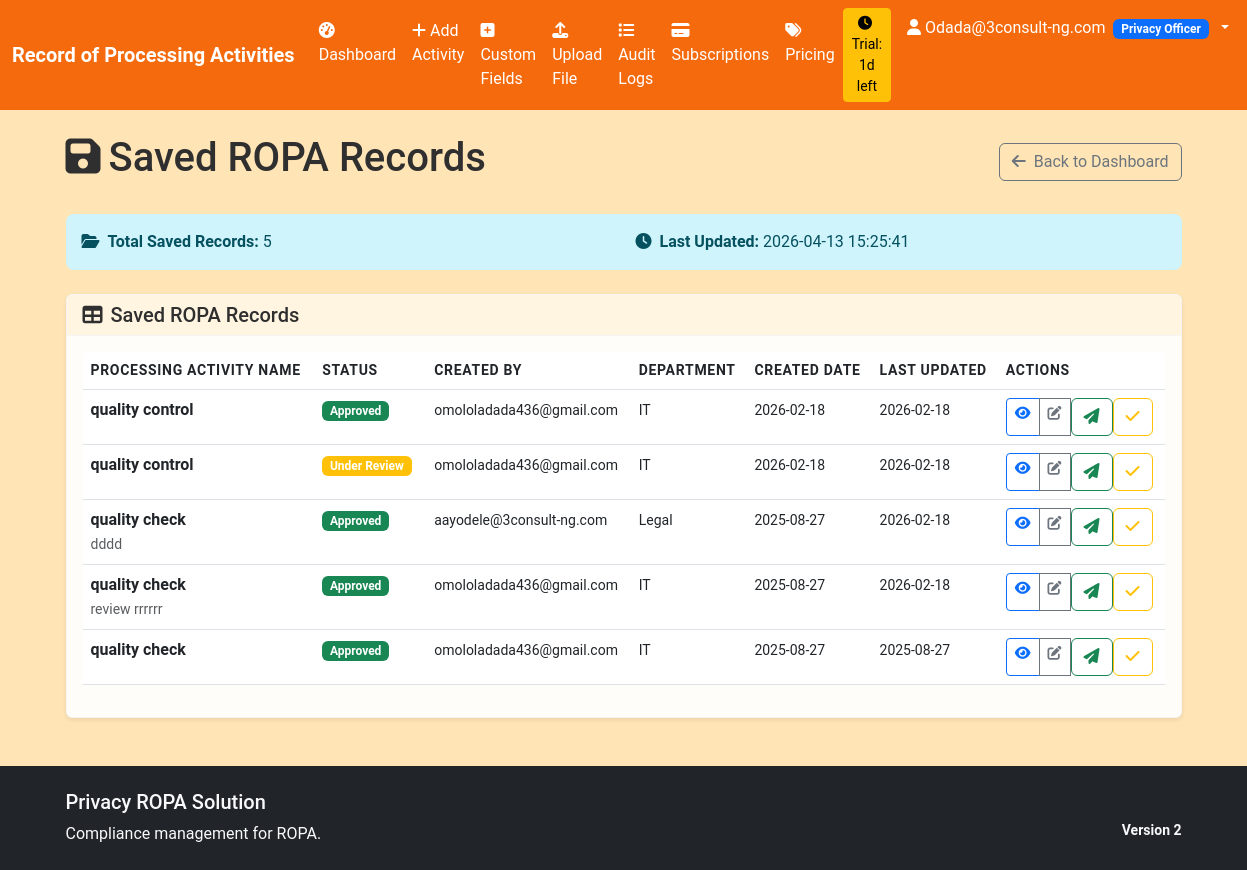
The page /view-saved-ropa (signed in) on the database as committed earlier.
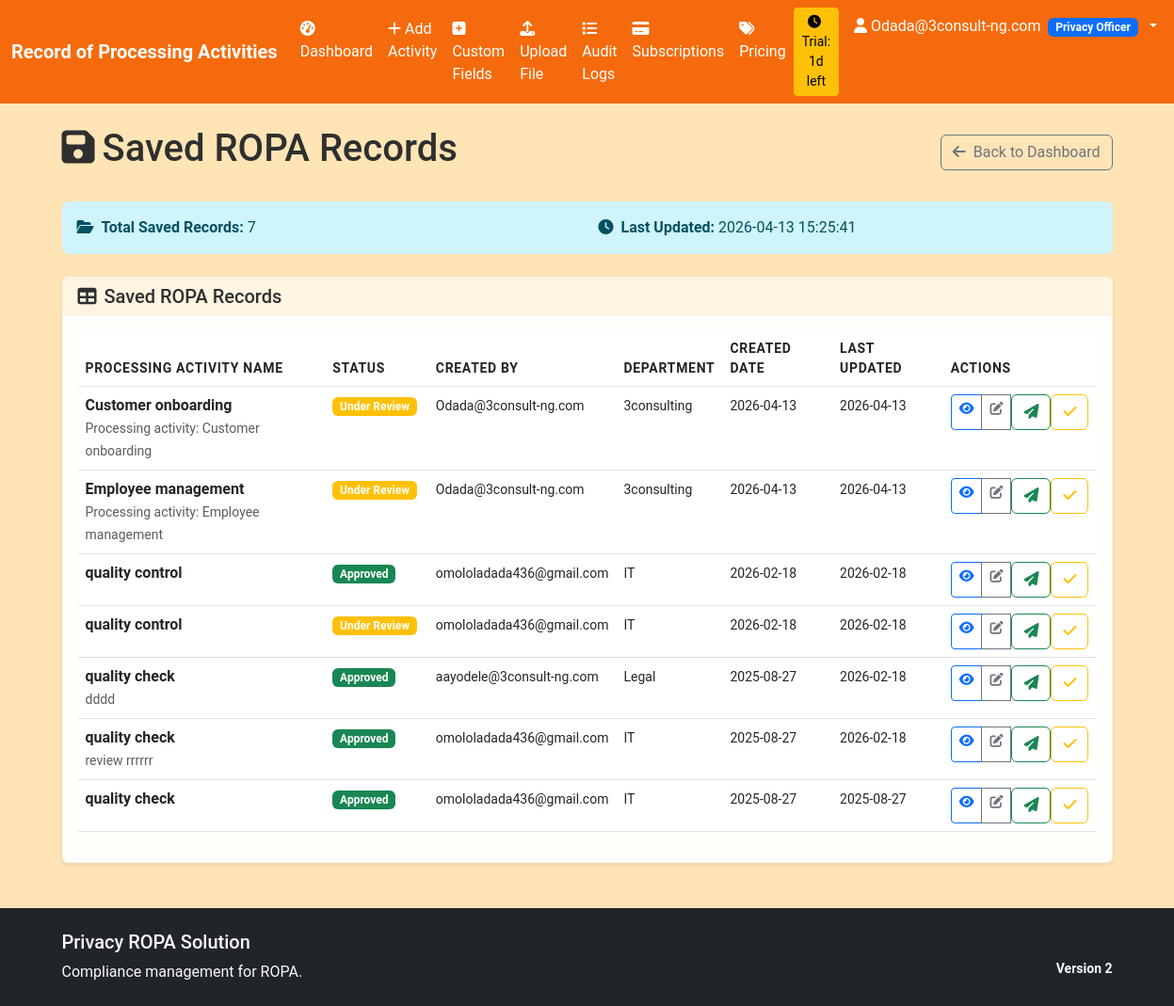
The same page on the database as committed later.
### models.py (models this page shows)
class ROPARecord(db.Model):
    __tablename__ = 'ropa_records'
    __table_args__ = {'extend_existing': True}
    id = db.Column(Integer, primary_key=True)
    processing_activity_name = db.Column(String(200), nullable=False)
    category = db.Column(String(100))
    description = db.Column(Text)
    department_function = db.Column(String(100))
    controller_name = db.Column(String(200))
    controller_contact = db.Column(String(200))
    controller_address = db.Column(Text)
    dpo_name = db.Column(String(200))
    dpo_contact = db.Column(String(200))
    dpo_address = db.Column(Text)
    processor_name = db.Column(String(200))
    processor_contact = db.Column(String(200))
    processor_address = db.Column(Text)
    representative_name = db.Column(String(200))
    representative_contact = db.Column(String(200))
    representative_address = db.Column(Text)
    processing_purpose = db.Column(Text)
    legal_basis = db.Column(String(200))
    legitimate_interests = db.Column(Text)
    data_categories = db.Column(Text)
    special_categories = db.Column(Text)
    data_subjects = db.Column(Text)
    recipients = db.Column(Text)
    third_country_transfers = db.Column(Text)
    safeguards = db.Column(Text)
    retention_period = db.Column(String(100))
    deletion_procedures = db.Column(Text)
    security_measures = db.Column(Text)
    breach_likelihood = db.Column(String(50))
    breach_impact = db.Column(String(50))
    risk_level = db.Column(String(50))
    dpia_required = db.Column(Boolean, default=False)
    dpia_outcome = db.Column(Text)
    status = db.Column(String(50), default='Draft')
    created_by = db.Column(Integer, db.ForeignKey('users.id'), nullable=False)
    created_at = db.Column(DateTime, default=datetime.utcnow)
    updated_at = db.Column(DateTime, default=datetime.utcnow, onupdate=datetime.utcnow)
    reviewed_by = db.Column(Integer, db.ForeignKey('users.id'))
    reviewed_at = db.Column(DateTime)
    review_comments = db.Column(Text)

class User(UserMixin, db.Model):
    __tablename__ = 'users'
    id = db.Column(Integer, primary_key=True)
    email = db.Column(String(120), unique=True, nullable=False)
    password_hash = db.Column(String(256), nullable=False)
    role = db.Column(String(50), nullable=False, default='Privacy Champion')
    department = db.Column(String(100))
    created_at = db.Column(DateTime, default=datetime.utcnow)
    last_login = db.Column(DateTime)
    reset_token = db.Column(String(256), nullable=True)
    reset_token_expires = db.Column(DateTime, nullable=True)
    subscription_tier = db.Column(String(50), nullable=False, default='trial')
    trial_start_date = db.Column(DateTime, default=datetime.utcnow)
    subscription_start_date = db.Column(DateTime, nullable=True)
    subscription_end_date = db.Column(DateTime, nullable=True)
    ropa_records = db.relationship('ROPARecord', foreign_keys='ROPARecord.created_by', backref='creator', lazy=True)

### app.py (the view)
@app.route('/view-saved-ropa')
@login_required
def view_saved_ropa():
    if current_user.role != 'Privacy Officer':
        abort(403)
    try:
        saved_records = models.ROPARecord.query.order_by(models.ROPARecord.updated_at.desc()).all()
        log_audit_event('View Saved ROPA', current_user.email, 'Viewed saved ROPA records')
        return render_template('view_saved_ropa.html',
                             saved_records=saved_records,
                             total_saved=len(saved_records),
                             current_time=datetime.now().strftime('%Y-%m-%d %H:%M:%S'))
    except Exception as e:
        flash(f'Error loading saved ROPA records: {str(e)}', 'error')
        return redirect(url_for('privacy_officer_dashboard'))

### app.py (called while the page is built, shortened)
@login_manager.user_loader
def load_user(user_id):
    return models.User.query.get(int(user_id))

@app.context_processor
def inject_subscription():
    if current_user.is_authenticated:
        tier = get_user_effective_tier(current_user)
        config = get_tier_config(tier)
        trial_days = get_trial_days_remaining(current_user)
        unread_notifications = 0
        return dict(
            sub_tier=tier,
            sub_config=config,
            sub_trial_days=trial_days,
            unread_notifications=unread_notifications,
            now_date=datetime.utcnow(),
        )
    return dict(sub_tier=None, sub_config={}, sub_trial_days=None, unread_notifications=0, now_date=datetime.utcnow())

### audit_logger.py (called while the page is built)
def get_client_ip():
    if not request:
        return 'System'
    forwarded_ips = request.headers.get('X-Forwarded-For')
    if forwarded_ips:
        return forwarded_ips.split(',')[0].strip()
    real_ip = request.headers.get('X-Real-IP')
    if real_ip:
        return real_ip
    return request.remote_addr or 'Unknown'

### subscription.py (called while the page is built, shortened)
def get_tier_config(tier):
    return TIER_CONFIG.get(tier, TIER_CONFIG['trial'])

### templates/view_saved_ropa.html (shortened to what the changed rows need)
{% extends "base.html" %}
{% block content %}
<div class="d-flex justify-content-between align-items-center mb-4">
    <h1><i class="fas fa-save me-2"></i>Saved ROPA Records</h1>
</div>
<div class="alert alert-info mb-4">
    <div class="row">
        <div class="col-md-6">
            <strong><i class="fas fa-folder-open me-2"></i>Total Saved Records:</strong> {{ total_saved }}
        </div>
        <div class="col-md-6">
            <strong><i class="fas fa-clock me-2"></i>Last Updated:</strong> {{ current_time }}
        </div>
    </div>
</div>
{% if saved_records %}
<div class="card">
    <div class="card-body">
        <div class="table-responsive">
            <table class="table table-hover">
                <thead>
                    <tr>
                        <th>Processing Activity Name</th>
                        <th>Status</th>
                        <th>Created By</th>
                        <th>Department</th>
                        <th>Created Date</th>
                        <th>Last Updated</th>
                        <th>Actions</th>
                    </tr>
                </thead>
                <tbody>
                    {% for record in saved_records %}
                    <tr>
                        <td>
                            <strong>{{ record.processing_activity_name }}</strong>
                            <br><small class="text-muted">{{ record.description[:60] }}{% if record.description|length > 60 %}...{% endif %}</small>
                        </td>
                        <td>
                            {% set status_class = 'secondary' %}
                            {% if record.status == 'Under Review' %}
                                {% set status_class = 'warning' %}
                            {% elif record.status == 'Approved' %}
                                {% set status_class = 'success' %}
                            {% elif record.status == 'Draft' %}
                                {% set status_class = 'info' %}
                            {% elif record.status == 'Rejected' %}
                                {% set status_class = 'danger' %}
                            {% endif %}
                            <span class="badge bg-{{ status_class }}">{{ record.status or 'Unknown' }}</span>
                        </td>
                        <td>
                            {% set creator = record.creator if record.creator else None %}
                            <small>{{ creator.email if creator else 'System Upload' }}</small>
                        </td>
                        <td>
                            <small>{{ record.department_function or 'N/A' }}</small>
                        </td>
                        <td>
                            <small>{{ record.created_at.strftime('%Y-%m-%d') if record.created_at else 'N/A' }}</small>
                        </td>
                        <td>
                            <small>{{ record.updated_at.strftime('%Y-%m-%d') if record.updated_at else 'N/A' }}</small>
                        </td>
                        <td>
                            <div class="btn-group btn-group-sm" role="group">
                                <a href="{{ url_for('view_activity', record_id=record.id) }}" class="btn btn-outline-primary" title="View">
                                    <i class="fas fa-eye"></i>
                                </a>
                                <a href="{{ url_for('edit_activity', record_id=record.id) }}" class="btn btn-outline-secondary" title="Edit">
                                    <i class="fas fa-edit"></i>
                                </a>
                                <form method="POST" action="{{ url_for('update_status', record_id=record.id, status='Under Review') }}" style="display: inline;">
                                    <button type="submit" class="btn btn-outline-success" title="Submit for Review" onclick="return confirm('Submit this record for review?')">
                                        <i class="fas fa-paper-plane"></i>
                                    </button>
                                </form>
                                <form method="POST" action="{{ url_for('update_status', record_id=record.id, status='Approved') }}" style="display: inline;">
                                    <button type="submit" class="btn btn-outline-warning" title="Approve" onclick="return confirm('Approve this record?')">
                                        <i class="fas fa-check"></i>
                                    </button>
                                </form>
                            </div>
                        </td>
                    </tr>
                    {% endfor %}
                </tbody>
            </table>
        </div>
    </div>
</div>
{% endif %}
{% endblock %}

### templates/base.html (shortened to what the changed rows need)
<!DOCTYPE html>
<html lang="en" data-bs-theme="light">
<head>
    <link href="https://cdn.jsdelivr.net/npm/bootstrap@5.3.0/dist/css/bootstrap.min.css" rel="stylesheet">
    <link href="https://cdnjs.cloudflare.com/ajax/libs/font-awesome/6.4.0/css/all.min.css" rel="stylesheet">
    <link href="{{ url_for('static', filename='css/custom.css') }}" rel="stylesheet">
</head>
<body>
    <nav class="navbar navbar-expand-lg navbar-dark bg-primary">
        <div class="container-fluid">
            {% if current_user.is_authenticated %}
            <div class="collapse navbar-collapse" id="navbarNav">
                <ul class="navbar-nav me-auto">
                    <li class="nav-item">
                        <a class="nav-link" href="{{ url_for('index') }}">
                            <i class="fas fa-tachometer-alt me-1"></i>Dashboard
                        </a>
                    </li>
                    <li class="nav-item">
                        <a class="nav-link" href="{{ url_for('add_activity') }}">
                            <i class="fas fa-plus me-1"></i>Add Activity
                        </a>
                    </li>
                    <li class="nav-item">
                        <a class="nav-link" href="{{ url_for('custom_tabs') }}">
                            <i class="fas fa-plus-square me-1"></i>Custom Fields
                        </a>
                    </li>
                    {% if current_user.role == 'Privacy Officer' %}
                    <li class="nav-item">
                        <a class="nav-link" href="{{ url_for('upload_file') }}">
                            <i class="fas fa-upload me-1"></i>Upload File
                        </a>
                    </li>
                    <li class="nav-item">
                        <a class="nav-link" href="{{ url_for('audit_logs') }}">
                            <i class="fas fa-list me-1"></i>Audit Logs
                        </a>
                    </li>
                    <li class="nav-item">
                        <a class="nav-link" href="{{ url_for('subscription') }}">
                            <i class="fas fa-credit-card me-1"></i>Subscriptions
                        </a>
                    </li>
                    {% endif %}
                    <li class="nav-item">
                        <a class="nav-link" href="{{ url_for('pricing') }}">
                            <i class="fas fa-tags me-1"></i>Pricing
                        </a>
                    </li>
                </ul>
                <ul class="navbar-nav">
                    {% if sub_tier == 'trial' and sub_trial_days is not none %}
                    <li class="nav-item d-flex align-items-center me-2">
                        <a href="{{ url_for('pricing') }}" class="btn btn-sm btn-warning">
                            <i class="fas fa-clock me-1"></i>Trial: {{ sub_trial_days }}d left
                        </a>
                    </li>
                    {% elif sub_tier == 'expired' %}
                    <li class="nav-item d-flex align-items-center me-2">
                        <a href="{{ url_for('pricing') }}" class="btn btn-sm btn-danger">
                            <i class="fas fa-exclamation-circle me-1"></i>Trial Expired – Upgrade
                        </a>
                    </li>
                    {% elif sub_tier %}
                    <li class="nav-item d-flex align-items-center me-2">
                        <span class="badge bg-{{ sub_config.get('color', 'secondary') }} fs-6 px-3 py-2">
                            <i class="fas fa-star me-1"></i>{{ sub_config.get('name', sub_tier|title) }}
                        </span>
                    </li>
                    {% endif %}
                    <li class="nav-item dropdown">
                        <a class="nav-link dropdown-toggle" href="#" role="button" data-bs-toggle="dropdown">
                            <i class="fas fa-user me-1"></i>{{ current_user.email }}
                            <span class="badge bg-primary ms-1">{{ current_user.role }}</span>
                        </a>
                    </li>
                </ul>
            </div>
            {% endif %}
        </div>
    </nav>
    <main class="container my-4">
        {% block content %}{% endblock %}
    </main>
</body>
</html>

Rows that differ between the two databases and show on the page:
added ROPARecord: processing_activity_name "Customer onboarding", description "Processing activity: Customer onboarding", status "Under Review", {{ creator.email if creator else 'System Upload' }} "Odada@3consult-ng.com", department_function "3consulting", created_at "2026-04-13", updated_at "2026-04-13"
added ROPARecord: processing_activity_name "Employee management", description "Processing activity: Employee management", status "Under Review", {{ creator.email if creator else 'System Upload' }} "Odada@3consult-ng.com", department_function "3consulting", created_at "2026-04-13", updated_at "2026-04-13"
Other text that changed with them:
{{ total_saved }}: "5" → "7"
